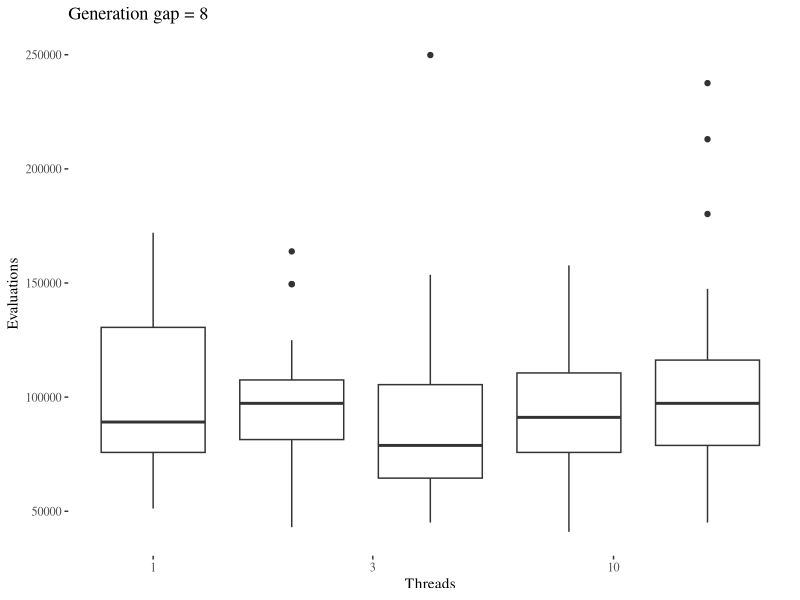
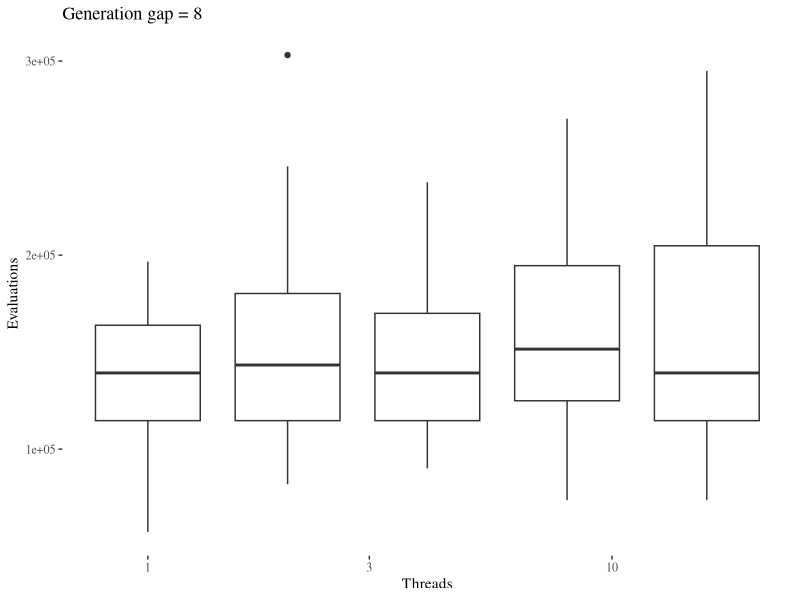
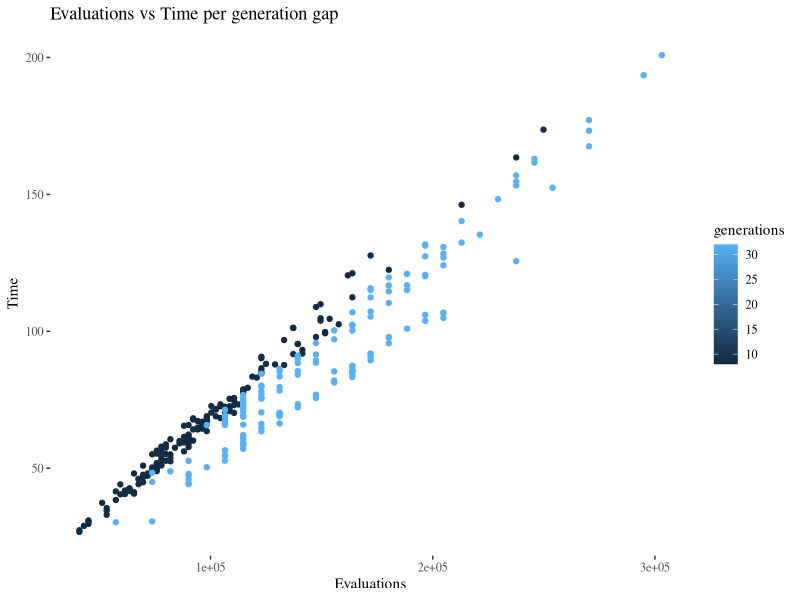

The R script that drew these images, in order:
library(reshape2)
library(ggplot2)
library(ggthemes)

data.8 <- read.csv('../data/8generations.csv')
data.32 <- read.csv('../data/32generations.csv')

ggplot(data.8,aes(x=Threads,y=Evaluations,group=Threads))+geom_boxplot()+scale_x_log10()+theme_tufte()+labs(x="Threads",y="Evaluations",title="Generation gap = 8")
ggplot(data.32,aes(x=Threads,y=Evaluations,group=Threads))+geom_boxplot()+scale_x_log10()+theme_tufte()+labs(x="Threads",y="Evaluations",title="Generation gap = 8")

data <- data.frame(generations=c(rep(8,length(data.8$Time)),rep(32,length(data.32$Time))),time=c(data.8$Time,data.32$Time),evaluations=c(data.8$Evaluations,data.32$Evaluations))
ggplot(data,aes(x=evaluations,y=time,color=generations))+geom_point()+theme_tufte()+labs(x="Evaluations",y="Time",title="Evaluations vs Time per generation gap")
